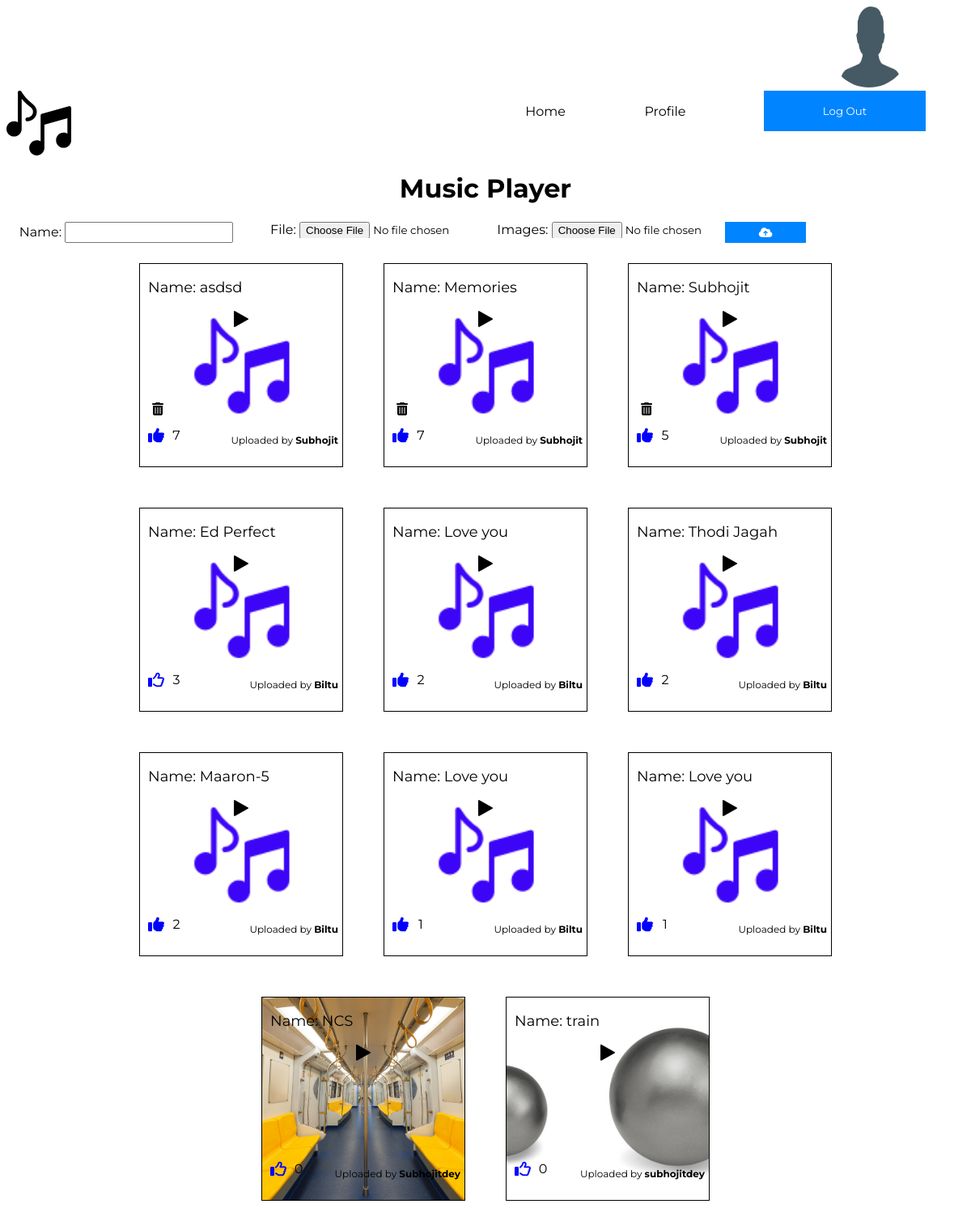
The app's page / (signed in) with its own data.
### play/models.py (models this page shows, shortened)
class UserDetails(models.Model):
    user = models.OneToOneField(User,on_delete=models.CASCADE,null=True)
    name = models.CharField(max_length=256,null=True)
    profile_image = models.ImageField(upload_to="profile",null=True,blank=True,default='profile/Profile.jpg')

class FileUpload(models.Model):
    user = models.ForeignKey(User,on_delete=models.CASCADE,null=True,blank=True)
    name = models.CharField(max_length=256,blank=False,null=False)
    file = models.FileField(upload_to='media',blank=True)
    time = models.TimeField(blank=True,null=True,auto_now_add=True)
    images = models.ImageField(default='images/Background.png')
    like = models.IntegerField(default=0)

### play/views.py (the view)
# urls.py: path('',(views.MusicList),name="home"),
@login_required(login_url='login')
def MusicList(request):
    try:
        profile = UserDetails.objects.get(user= request.user)
    except:
        profile = UserDetails.objects.create(user=request.user)
    likeUserLikes = LikesUser.objects.filter(name=(request.user))
    likeUserLikesList = []
    for likeUserLike in likeUserLikes:
        likeUserLikesList.append(likeUserLike.user.id)
    files = FileUpload.objects.all()
    for file in files:
        likeUsers = LikesUser.objects.filter(user=file)
        file.like  = likeUsers.count()
        file.save()
    music = FileUpload.objects.all().order_by('-like')
    if request.method == 'POST':
        form = MusicForm(request.POST,request.FILES)
        if form.is_valid():
            instance = form.save(commit=False)
            instance.user = request.user
            instance.save()
            form = MusicForm()
            context = {'musics': music,'form':form,'likeUserLikesList':likeUserLikesList,'profile':profile}
            return redirect('home')
    else:
        form = MusicForm()
        context = {'musics': music,'form':form,'likeUserLikesList':likeUserLikesList,'profile':profile}
    return render(request,'play/home.html',context)

### play/forms.py
class MusicForm(forms.ModelForm):
    class Meta:
        model = FileUpload
        fields = ('name','file','images')

### play/templates/play/home.html (shortened to what this page needs)
<!DOCTYPE html>
<html lang="en">
<head>
    {% load static %}
    <link rel="stylesheet" href="{% static 'css/style.css' %}">
</head>
<body>
    {% if profile.profile_image == "" %}
        <img class="profile-image" src="/media/profile/Profile.jpg" alt="Profile">
    {% else %}
        <img class="profile-image" src ="{{profile.profile_image.url}}" alt="jhdfjks">
    {% endif %}
    <div class="nav">
        <img src="{% static 'css/music.svg' %}" alt="Music" class="logo">
        <div class="nav-container">
            <a href="{% url 'home' %}" class="Home">Home</a>
            <a href="{% url 'UserProfile' %}" class="Profile">Profile</a>
                <form action="{% url 'logout' %}" method="POST">
                    <button type="submit">Log Out</button>
                </form>
        </div>
    </div>
    <div class="container">
        <div class="music-1">
            <header>
                <h1>Music Player</h1>
            </header>
            <div class="form">
                <form action="" method="post" enctype="multipart/form-data">
                    <div class="input">
                        <label for="id_name">Name:</label>
                        {{form.name}}
                    </div>
                    <div class="input">
                        <label for="id_file">File:</label>
                        {{form.file}}
                    </div>
                    <div class="input">
                        <label for="id_images">Images:</label>
                        {{form.images}}
                    </div>
                    <button type="submit" class="upload"><i class="fas fa-cloud-upload-alt"></i></button>
                </form>
            </div>
        </div>
        <div class="container-music">
        {% for music in musics %}
        {% if music.file %}
        <a href="{% url 'individual' music.id %}">
        <div class="music" key={{music.id}} style="background-image: url('{{music.images.url}}'); background-repeat: no-repeat; background-position:center; background-size: cover;">
            <div class="container-1">
                <div class="name">
                    <a href="{% url 'individual' music.id %}" ><h3>Name: {{music.name}}</h3></a>
                </div>
                <img src="{% static 'css/play-button.svg' %}" alt="" class="play show">
                <p>Uploaded by <b>{{music.user}}</b></p>
            </div>
            <div class="like-container">
                {% if music.id in likeUserLikesList %}
                <div class="like {{music.id}}">
                    <i class="fas fa-thumbs-up" id="grid"></i><a aria-disabled="true" id='grid'>{{music.like}}</a>
                </div>
                {% else %}
                <div class="like {{music.id}}">
                    <i class="far fa-thumbs-up" id="grid"></i><a aria-disabled="true" id='grid'>{{music.like}}</a>
                </div>
                {% endif %}
                {% endif %}
            </div>
            {% if music.user == profile.user %}
            <div class="delete {{music.id}}" style="cursor: pointer;">
                <i class="fas fa-trash-alt"></i>
            </div>
            {% endif %}
        </div>
        </a>
        {% endfor %}
        </div>
    </div>
</body>
</html>

### static/css/style.css (style rules this page uses)
* { font-family: 'Montserrat', sans-serif; text-align: center; }
body { position: absolute; }
a { text-decoration: none; color: black; }
img { width: 80px; height: 80px; }
.pause, .play { display: none; }
.show { display: block; }
.nav { display: grid; grid-template-columns: 1fr 1fr; }
.nav-container { display: grid; grid-template-columns: 1fr 1fr 2fr; }
.Home,.Profile { position: relative; top: 16px; text-decoration: none; }
.nav-container form button { width: 200px; height: 50px; }
.container-music { display: flex; flex-wrap: wrap; flex-direction: row; justify-content: center; }
.nav img { color: blue; }
.music { margin: 25px; border: 0.5px solid black; width: 250px; height: 250px; background-color:#F3F3F3; }
.container-1 { position: relative; }
.container-1 h3 { position: relative; font-weight: normal; font-size: 18px; text-align: left; }
.container-1 img { width: 20px; height: 20px; cursor: pointer; position: relative; left: 50%; transform: translateX(-50%); }
.container-1 p { font-size: 12px; text-align: right; position: relative; top: 120px; right: 5px; }
.name { position: relative; text-align: left; left: 10px; top: 0px; }
input { width: 200px; height: 20px; }
.form form { display: grid; grid-template-columns: repeat(4,1fr); }
button { background-color: rgb(0, 132, 255); color: white; border: none; width: 100px; }
.like { width: 30px; height: 25px; display: grid; grid-template-columns: 25px 20px; position: relative; left: 10px; bottom:-85px; }
.fa-thumbs-up { color: blue; cursor: pointer; font-size: 20px; margin-right:10px; }
.profile-image { position: relative; right:-40%; background-color: #F3F3F3; border-radius: 50%; width: 100px; height:100px; }

### play/templates/play/home.html (style rules this page uses)
.delete { position: relative; width: fit-content; right: -15px; top: 28px; }

### records on screen
UserDetails: profile_image (placeholder picture)
FileUpload: images (picture), name "asdsd", user "Subhojit", like "7"
FileUpload: images (picture), name "Memories", user "Subhojit", like "7"
FileUpload: images (picture), name "Subhojit", user "Subhojit", like "5"
FileUpload: images (picture), name "Ed Perfect", user "Biltu", like "3"
FileUpload: images (picture), name "Love you", user "Biltu", like "2"
FileUpload: images (picture), name "Thodi Jagah", user "Biltu", like "2"
FileUpload: images (picture), name "Maaron-5", user "Biltu", like "2"
FileUpload: images (picture), name "Love you", user "Biltu", like "1"
FileUpload: images (picture), name "Love you", user "Biltu", like "1"
FileUpload: images (picture), name "NCS", user "Subhojitdey", like "0"
FileUpload: images (picture), name "train", user "subhojitdey", like "0"
